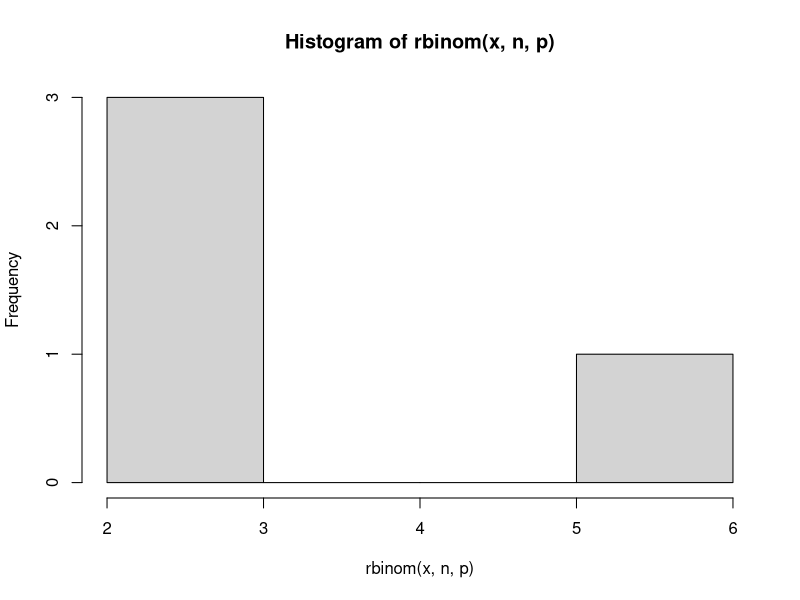

This figure's R source:
#a
x = 4
n = 20
p = 0.2
dbinom(x, n, p)

#b
x=4
n=20
p=0.2
hist(rbinom(x,n,p))

#c

paste("rataan ", n*p)
paste("varian ", n*p*(1-p))